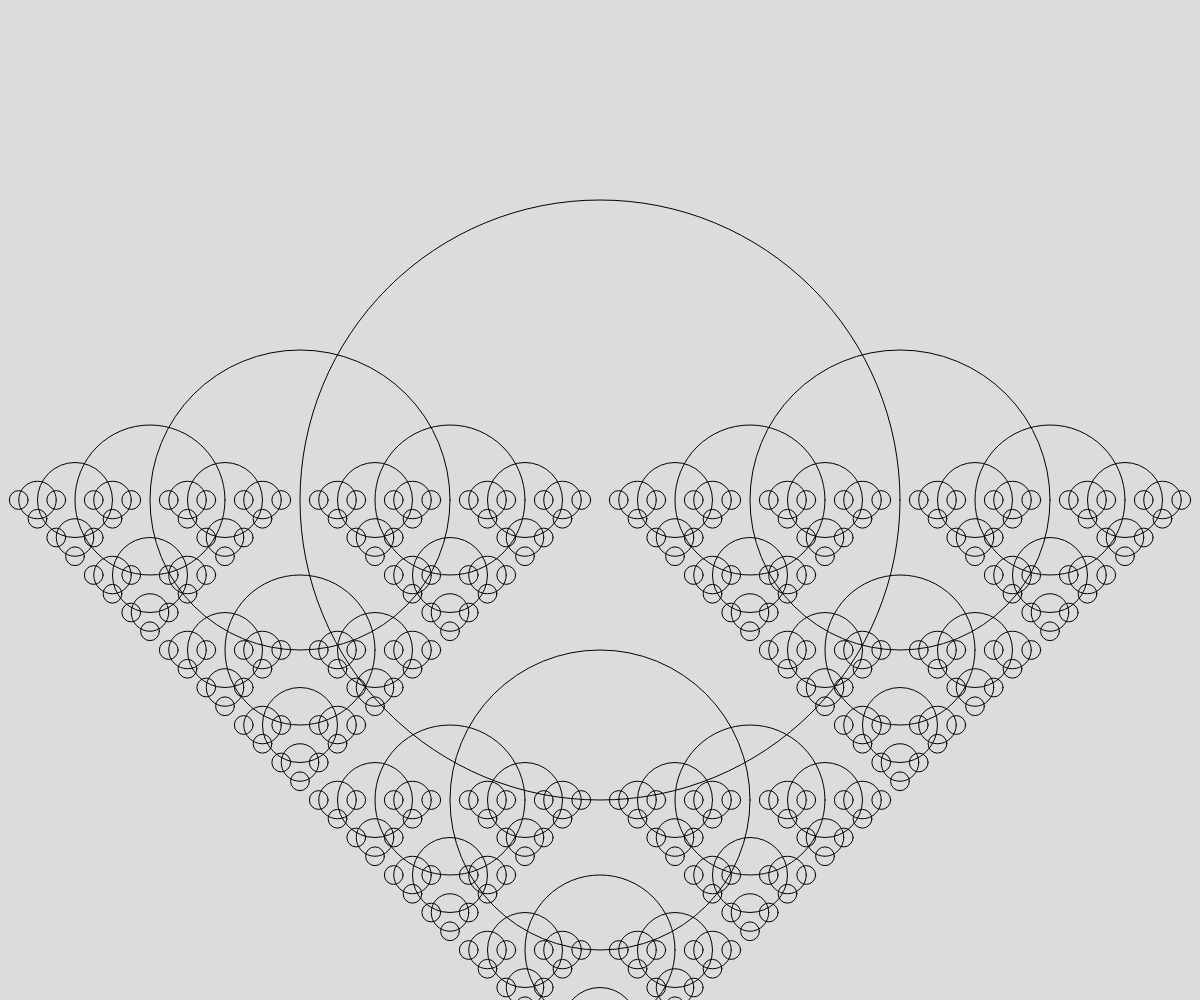
Frame 1 (no input)
Frame 60 (no input): identical to frame 1, image omitted
Frame 120 (the mouse pressed at the canvas centre since frame 60): identical to frame 1, image omitted

The p5.js sketch that drew this single still picture (run headless with seeded random() and noise() and a simulated clock; from frame 60 on, the mouse is pressed at the canvas centre):

// p5.js sketch
// ── sketch.js
// Creating Fractals
// Assiya Boulfiza
// May 6, 2024
//
// Extra for Experts:
// - describe what you did to take this project "above and beyond"


function setup() {
  createCanvas(windowWidth, windowHeight);
}

function draw() {
  background(220);
  noFill();
  //concentricCircle(width); // recursion 1
  //cantor(width*0.1, height*0.3, width*0.8, 7);
  circleFractal(width/2, height/2, width/2, 6);
}

function circleFractal(x, y, diameter, depth){
  if(depth > 0){
    circle(x, y, diameter);

    //recurse
    circleFractal(x-diameter/2, y, diameter/2, depth -1);
    circleFractal(x+diameter/2, y, diameter/2, depth -1);
    circleFractal(x, y+diameter/2, diameter/2, depth -1);
  }
}

function cantor(x, y, len, depth){
  if(depth > 1){
    rect(x, y, len, 10);
    y += 20; 
    cantor(x, y, len/3, depth-1);
    cantor(x + len*2/3, y, len/3, depth -1);
  }
}

//recursive 1 - concentric circles
function concentricCircle(diameter){
  if(diameter > 10){
    //recursively drawn circles at canvas center using diameter
    circle(width/2, height/2, diameter);
    concentricCircle(diameter - 10);
  }
  //implications base case (diameter <= 10)
}
